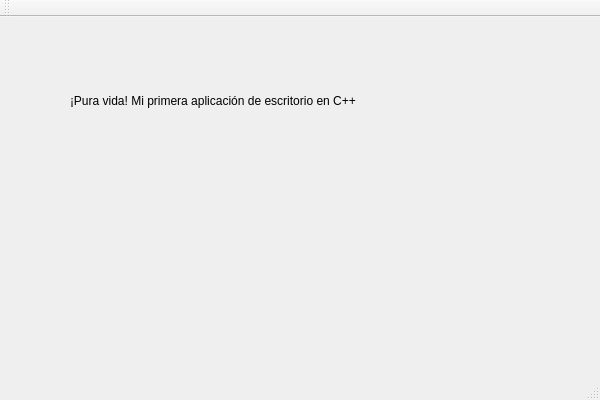
<?xml version="1.0" encoding="UTF-8"?>
<ui version="4.0">
 <class>QtWidgetsApplication1Class</class>
 <widget class="QMainWindow" name="QtWidgetsApplication1Class">
  <property name="geometry">
   <rect>
    <x>0</x>
    <y>0</y>
    <width>600</width>
    <height>400</height>
   </rect>
  </property>
  <property name="windowTitle">
   <string>QtWidgetsApplication1</string>
  </property>
  <widget class="QWidget" name="centralWidget">
   <widget class="QLabel" name="label">
    <property name="geometry">
     <rect>
      <x>70</x>
      <y>50</y>
      <width>321</width>
      <height>81</height>
     </rect>
    </property>
    <property name="text">
     <string>¡Pura vida! Mi primera aplicación de escritorio en C++ 
</string>
    </property>
   </widget>
  </widget>
  <widget class="QMenuBar" name="menuBar">
   <property name="geometry">
    <rect>
     <x>0</x>
     <y>0</y>
     <width>600</width>
     <height>21</height>
    </rect>
   </property>
  </widget>
  <widget class="QToolBar" name="mainToolBar">
   <attribute name="toolBarArea">
    <enum>TopToolBarArea</enum>
   </attribute>
   <attribute name="toolBarBreak">
    <bool>false</bool>
   </attribute>
  </widget>
  <widget class="QStatusBar" name="statusBar"/>
 </widget>
 <layoutdefault spacing="6" margin="11"/>
 <resources>
  <include location="QtWidgetsApplication1.qrc"/>
 </resources>
 <connections/>
</ui>
